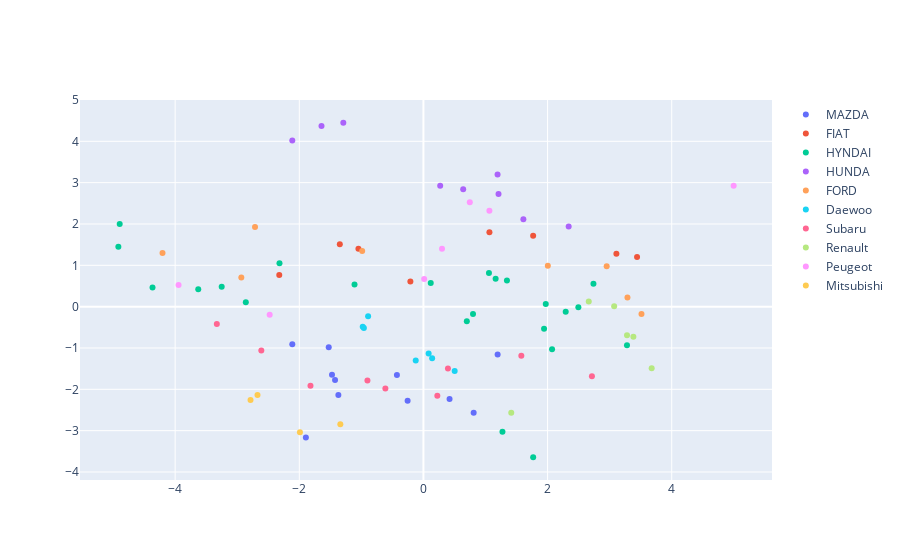

The cell this chart's notebook holds for it:
### Markdown cell above
## BINA

### Code cell
pca_bina = PCA(n_components=2)
X_embedded = pca_bina.fit_transform(BINA[BINA_features])

fig = go.Figure()
fig.add_trace(go.Scatter(x=X_embedded[BINA['model']=="Mazda",0], y=X_embedded[BINA['model']=="Mazda",1],mode='markers', name="MAZDA"))
fig.add_trace(go.Scatter(x=X_embedded[BINA['model']=="Fiat",0], y=X_embedded[BINA['model']=="Fiat",1],mode='markers', name="FIAT"))
fig.add_trace(go.Scatter(x=X_embedded[BINA['model']=="Hyundai",0], y=X_embedded[BINA['model']=="Hyundai",1],mode='markers', name="HYNDAI"))
fig.add_trace(go.Scatter(x=X_embedded[BINA['model']=="Honda",0], y=X_embedded[BINA['model']=="Honda",1],mode='markers', name="HUNDA"))
fig.add_trace(go.Scatter(x=X_embedded[BINA['model']=="Ford",0], y=X_embedded[BINA['model']=="Ford",1],mode='markers', name="FORD"))
fig.add_trace(go.Scatter(x=X_embedded[BINA['model']=="Daewoo",0], y=X_embedded[BINA['model']=="Daewoo",1],mode='markers', name="Daewoo"))
fig.add_trace(go.Scatter(x=X_embedded[BINA['model']=="Subaru",0], y=X_embedded[BINA['model']=="Subaru",1],mode='markers', name="Subaru"))
fig.add_trace(go.Scatter(x=X_embedded[BINA['model']=="Renault",0], y=X_embedded[BINA['model']=="Renault",1],mode='markers', name="Renault"))
fig.add_trace(go.Scatter(x=X_embedded[BINA['model']=="Peugeot",0], y=X_embedded[BINA['model']=="Peugeot",1],mode='markers', name="Peugeot"))
fig.add_trace(go.Scatter(x=X_embedded[BINA['model']=="Mitsubishi",0], y=X_embedded[BINA['model']=="Mitsubishi",1],mode='markers', name="Mitsubishi"))

### Figure 1 — Plotly figure (JSON) as saved in the notebook; plotly's stock layout.template omitted (floating-point values rounded to 4 significant figures)
{"data": [{"mode": "markers", "name": "MAZDA", "type": "scatter", "x": [-1.526, -2.113, -1.473, 1.195, -1.371, -0.4275, -1.894, -1.424, -0.2551, 0.809, 0.4204], "y": [-0.9824, -0.9117, -1.646, -1.16, -2.135, -1.652, -3.163, -1.776, -2.278, -2.567, -2.233]}, {"mode": "markers", "name": "FIAT", "type": "scatter", "x": [-1.347, -1.047, 1.063, 1.767, -0.2104, -2.323, 3.442, 3.109], "y": [1.508, 1.401, 1.799, 1.715, 0.6113, 0.7643, 1.203, 1.281]}, {"mode": "markers", "name": "HYNDAI", "type": "scatter", "x": [-1.11, -4.915, -4.893, -2.319, 0.7985, 1.971, 2.739, 1.163, 1.055, 1.273, 1.345, 0.1174, -3.628, -4.365, -2.862, -3.25, 2.072, 3.279, 2.292, 2.496, 0.6988, 1.767, 1.943], "y": [0.5367, 1.45, 2.0, 1.048, -0.1807, 0.06627, 0.5534, 0.6734, 0.8122, -3.024, 0.6309, 0.5715, 0.4232, 0.4656, 0.106, 0.4793, -1.032, -0.9332, -0.1245, -0.01594, -0.3516, -3.643, -0.5345]}, {"mode": "markers", "name": "HUNDA", "type": "scatter", "x": [1.194, -1.291, -2.113, -1.642, 1.61, 2.34, 0.6404, 1.21, 0.2697], "y": [3.195, 4.449, 4.018, 4.37, 2.116, 1.938, 2.842, 2.726, 2.924]}, {"mode": "markers", "name": "FORD", "type": "scatter", "x": [-2.713, -4.204, 2.952, 2.004, -0.987, -2.934, 3.287, 3.513], "y": [1.927, 1.296, 0.9762, 0.9874, 1.348, 0.7079, 0.222, -0.1807]}, {"mode": "markers", "name": "Daewoo", "type": "scatter", "x": [-0.9595, -0.8916, -0.9781, -0.1244, 0.5031, 0.0837, 0.1399], "y": [-0.5189, -0.2312, -0.4847, -1.304, -1.555, -1.134, -1.25]}, {"mode": "markers", "name": "Subaru", "type": "scatter", "x": [-3.329, -2.612, 0.395, 1.577, -0.9021, -1.82, -0.6134, 0.2239, 2.714], "y": [-0.4215, -1.062, -1.496, -1.191, -1.784, -1.916, -1.978, -2.155, -1.684]}, {"mode": "markers", "name": "Renault", "type": "scatter", "x": [2.663, 3.072, 3.677, 3.28, 3.382, 1.415], "y": [0.1254, 0.01145, -1.493, -0.689, -0.7298, -2.566]}, {"mode": "markers", "name": "Peugeot", "type": "scatter", "x": [0.2992, 4.997, -3.945, 0.01153, 1.063, 0.7468, -2.477], "y": [1.399, 2.926, 0.5254, 0.668, 2.319, 2.524, -0.1952]}, {"mode": "markers", "name": "Mitsubishi", "type": "scatter", "x": [-2.673, -2.786, -1.339, -1.99], "y": [-2.134, -2.257, -2.845, -3.041]}], "layout": {}}
